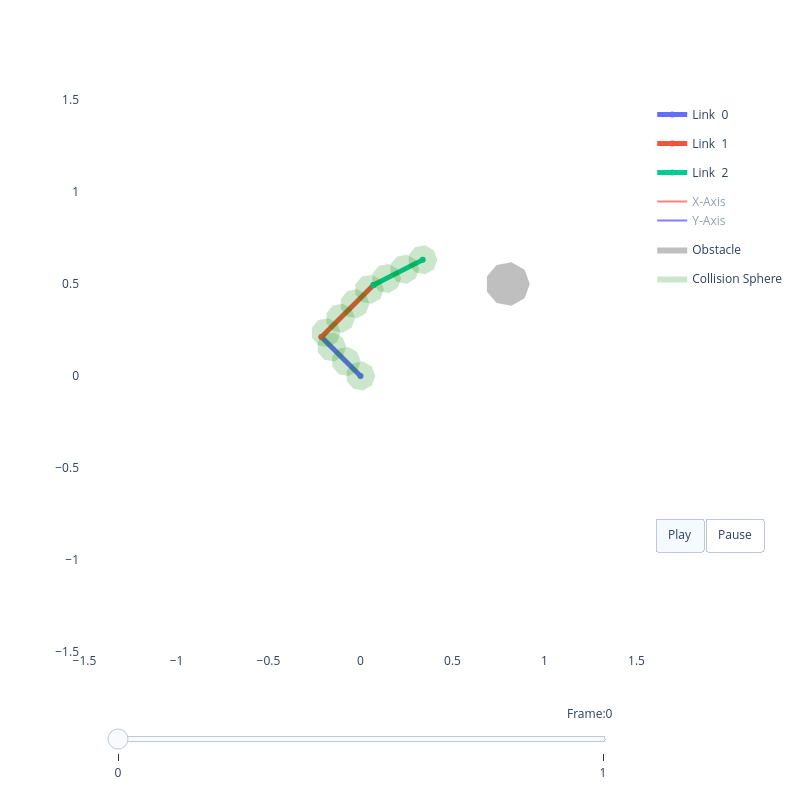

Notebook code for this chart:
### Code cell
# ---- Cell 10: Testing loss functions & simple GD ----

device = torch.device("cuda" if torch.cuda.is_available() else "cpu")

# ----------------------------
# 1) Environment / robot
# ----------------------------
q_min = torch.tensor([-np.pi, -np.pi, -np.pi], device=device)
q_max = torch.tensor([ np.pi,  np.pi,  np.pi], device=device)

# ----------------------------
# 2) BAD initial pose (in obstacle)
# ----------------------------
q = torch.tensor([0.75*np.pi, -0.5*np.pi, -0.1*np.pi], device=device)
# viz = RobotViewer(q, robot, obstacles=obstacles)
# viz.plot()
q = q.clone().detach().requires_grad_(True)


# ----------------------------
# 3) Optimizer
# ----------------------------
opt = torch.optim.SGD([q], lr=0.005)

# ----------------------------
# 4) storage
# ----------------------------
trajectory = [q.detach().cpu().numpy().copy()]

# ----------------------------
# 5) iterative improvement
# ----------------------------
it = 0
losss = 1000
while losss > 0.01 and it < 100:

    opt.zero_grad()

    q_step = q.unsqueeze(0)

    # ---- collision cost ----
    spheres = get_world_spheres_torch(q_step, robot)
    pts = spheres.view(-1, 2)

    dist = query_sdf_differentiable(
        sdf_tensor,
        pts
    )

    loss = compute_collision_cost(dist, eps=0.1, weight=20.0)
    loss = loss + compute_joint_limits_cost(q_step, q_min, q_max)
    losss = loss.item()

    loss.backward()
    opt.step()

    # optional clamp
    with torch.no_grad():
        q[:] = torch.clamp(q, -np.pi, np.pi)

    # store snapshot (IMPORTANT)
    trajectory.append(q.detach().cpu().numpy().copy())
    it += 1

    if it % 10 == 0:
        print(f"iter {it} | loss {loss.item():.4f} | q: {q.detach().cpu().numpy()}")

q_traj = np.stack(trajectory)  # [100, dof]
print(q_traj.shape)
viz = RobotViewer(q_traj, robot, obstacles=obstacles)
viz.plot()

### Figure 1 — Plotly figure (JSON) as saved in the notebook; plotly's stock layout.template omitted (floating-point values rounded to 4 significant figures)
{"data": [{"line": {"width": 5}, "mode": "lines+markers", "name": "Link  0", "type": "scatter", "x": [0, -0.2121], "y": [0, 0.2121]}, {"line": {"width": 5}, "mode": "lines+markers", "name": "Link  1", "type": "scatter", "x": [-0.2121, 0.07071], "y": [0.2121, 0.495]}, {"line": {"width": 5}, "mode": "lines+markers", "name": "Link  2", "type": "scatter", "x": [0.07071, 0.338], "y": [0.495, 0.6312]}, {"legendgroup": "frame", "line": {"color": "red"}, "mode": "lines", "name": "X-Axis", "showlegend": true, "type": "scatter", "visible": "legendonly", "x": [0, -0.07071], "y": [0, 0.07071]}, {"legendgroup": "frame", "line": {"color": "blue"}, "mode": "lines", "name": "Y-Axis", "showlegend": true, "type": "scatter", "visible": "legendonly", "x": [0, -0.07071], "y": [0, -0.07071]}, {"legendgroup": "frame", "line": {"color": "red"}, "mode": "lines", "name": "X-Axis", "showlegend": false, "type": "scatter", "visible": "legendonly", "x": [-0.2121, -0.1414], "y": [0.2121, 0.2828]}, {"legendgroup": "frame", "line": {"color": "blue"}, "mode": "lines", "name": "Y-Axis", "showlegend": false, "type": "scatter", "visible": "legendonly", "x": [-0.2121, -0.2828], "y": [0.2121, 0.2828]}, {"legendgroup": "frame", "line": {"color": "red"}, "mode": "lines", "name": "X-Axis", "showlegend": false, "type": "scatter", "visible": "legendonly", "x": [0.07071, 0.1598], "y": [0.495, 0.5404]}, {"legendgroup": "frame", "line": {"color": "blue"}, "mode": "lines", "name": "Y-Axis", "showlegend": false, "type": "scatter", "visible": "legendonly", "x": [0.07071, 0.02531], "y": [0.495, 0.5841]}, {"legendgroup": "frame", "line": {"color": "red"}, "mode": "lines", "name": "X-Axis", "showlegend": false, "type": "scatter", "visible": "legendonly", "x": [0.338, 0.4271], "y": [0.6312, 0.6766]}, {"legendgroup": "frame", "line": {"color": "blue"}, "mode": "lines", "name": "Y-Axis", "showlegend": false, "type": "scatter", "visible": "legendonly", "x": [0.338, 0.2926], "y": [0.6312, 0.7203]}, {"fill": "toself", "fillcolor": "gray", "legendgroup": "obstacle", "line": {"width": 0}, "mode": "lines", "name": "Obstacle", "opacity": 0.5, "type": "scatter", "x": [0.92, 0.8919, 0.8208, 0.74, 0.6872, 0.6872, 0.74, 0.8208, 0.8919, 0.92], "y": [0.5, 0.5771, 0.6182, 0.6039, 0.541, 0.459, 0.3961, 0.3818, 0.4229, 0.5]}, {"fill": "toself", "fillcolor": "green", "legendgroup": "sphere", "line": {"width": 0}, "mode": "lines", "name": "Collision Sphere", "opacity": 0.2, "showlegend": true, "type": "scatter", "x": [0.08, 0.06128, 0.01389, -0.04, -0.07518, -0.07518, -0.04, 0.01389, 0.06128, 0.08], "y": [0.0, 0.05142, 0.07878, 0.06928, 0.02736, -0.02736, -0.06928, -0.07878, -0.05142, -1.959e-17]}, {"fill": "toself", "fillcolor": "green", "legendgroup": "sphere", "line": {"width": 0}, "mode": "lines", "name": "Collision Sphere", "opacity": 0.2, "showlegend": false, "type": "scatter", "x": [0.001433, -0.01728, -0.06468, -0.1186, -0.1537, -0.1537, -0.1186, -0.06468, -0.01728, 0.001433], "y": [0.07857, 0.13, 0.1574, 0.1478, 0.1059, 0.05121, 0.009285, -0.0002172, 0.02714, 0.07857]}, {"fill": "toself", "fillcolor": "green", "legendgroup": "sphere", "line": {"width": 0}, "mode": "lines", "name": "Collision Sphere", "opacity": 0.2, "showlegend": false, "type": "scatter", "x": [-0.07713, -0.09585, -0.1432, -0.1971, -0.2323, -0.2323, -0.1971, -0.1432, -0.09585, -0.07713], "y": [0.1571, 0.2086, 0.2359, 0.2264, 0.1845, 0.1298, 0.08785, 0.07835, 0.1057, 0.1571]}, {"fill": "toself", "fillcolor": "green", "legendgroup": "sphere", "line": {"width": 0}, "mode": "lines", "name": "Collision Sphere", "opacity": 0.2, "showlegend": false, "type": "scatter", "x": [-0.1086, -0.1273, -0.1747, -0.2286, -0.2637, -0.2637, -0.2286, -0.1747, -0.1273, -0.1086], "y": [0.2357, 0.2871, 0.3145, 0.305, 0.2631, 0.2083, 0.1664, 0.1569, 0.1843, 0.2357]}, {"fill": "toself", "fillcolor": "green", "legendgroup": "sphere", "line": {"width": 0}, "mode": "lines", "name": "Collision Sphere", "opacity": 0.2, "showlegend": false, "type": "scatter", "x": [-0.02999, -0.04871, -0.0961, -0.15, -0.1852, -0.1852, -0.15, -0.0961, -0.04871, -0.02999], "y": [0.3143, 0.3657, 0.3931, 0.3836, 0.3416, 0.2869, 0.245, 0.2355, 0.2628, 0.3143]}, {"fill": "toself", "fillcolor": "green", "legendgroup": "sphere", "line": {"width": 0}, "mode": "lines", "name": "Collision Sphere", "opacity": 0.2, "showlegend": false, "type": "scatter", "x": [0.04857, 0.02986, -0.01754, -0.07143, -0.1066, -0.1066, -0.07143, -0.01754, 0.02986, 0.04857], "y": [0.3928, 0.4443, 0.4716, 0.4621, 0.4202, 0.3655, 0.3236, 0.3141, 0.3414, 0.3928]}, {"fill": "toself", "fillcolor": "green", "legendgroup": "sphere", "line": {"width": 0}, "mode": "lines", "name": "Collision Sphere", "opacity": 0.2, "showlegend": false, "type": "scatter", "x": [0.1271, 0.1084, 0.06103, 0.00714, -0.02803, -0.02803, 0.00714, 0.06103, 0.1084, 0.1271], "y": [0.4714, 0.5228, 0.5502, 0.5407, 0.4988, 0.444, 0.4021, 0.3926, 0.42, 0.4714]}, {"fill": "toself", "fillcolor": "green", "legendgroup": "sphere", "line": {"width": 0}, "mode": "lines", "name": "Collision Sphere", "opacity": 0.2, "showlegend": false, "type": "scatter", "x": [0.22, 0.2013, 0.1539, 0.1, 0.06484, 0.06484, 0.1, 0.1539, 0.2013, 0.22], "y": [0.5303, 0.5817, 0.6091, 0.5996, 0.5576, 0.5029, 0.461, 0.4515, 0.4789, 0.5303]}, {"fill": "toself", "fillcolor": "green", "legendgroup": "sphere", "line": {"width": 0}, "mode": "lines", "name": "Collision Sphere", "opacity": 0.2, "showlegend": false, "type": "scatter", "x": [0.319, 0.3003, 0.2529, 0.199, 0.1638, 0.1638, 0.199, 0.2529, 0.3003, 0.319], "y": [0.5807, 0.6322, 0.6595, 0.65, 0.6081, 0.5534, 0.5114, 0.5019, 0.5293, 0.5807]}, {"fill": "toself", "fillcolor": "green", "legendgroup": "sphere", "line": {"width": 0}, "mode": "lines", "name": "Collision Sphere", "opacity": 0.2, "showlegend": false, "type": "scatter", "x": [0.418, 0.3993, 0.3519, 0.298, 0.2628, 0.2628, 0.298, 0.3519, 0.3993, 0.418], "y": [0.6312, 0.6826, 0.71, 0.7005, 0.6585, 0.6038, 0.5619, 0.5524, 0.5797, 0.6312]}], "layout": {"height": 800, "paper_bgcolor": "white", "plot_bgcolor": "white", "showlegend": true, "sliders": [{"currentvalue": {"prefix": "Frame:", "visible": true, "xanchor": "right"}, "len": 0.9, "pad": {"b": 10, "t": 50}, "steps": [{"args": [["0"], {"frame": {"duration": 100, "redraw": true}, "mode": "immediate", "transition": {"duration": 0}}], "label": "0", "method": "animate"}, {"args": [["1"], {"frame": {"duration": 100, "redraw": true}, "mode": "immediate", "transition": {"duration": 0}}], "label": "1", "method": "animate"}], "transition": {"duration": 0}, "x": 0.5, "xanchor": "center", "y": 0, "yanchor": "top"}], "updatemenus": [{"buttons": [{"args": [null, {"frame": {"duration": 100, "redraw": false}, "fromcurrent": true}], "label": "Play", "method": "animate"}, {"args": [[null], {"frame": {"duration": 0, "redraw": true}, "mode": "immediate", "transition": {"duration": 0}}], "label": "Pause", "method": "animate"}], "direction": "left", "pad": {"r": 10, "t": 87}, "showactive": true, "type": "buttons", "x": 1.025, "xanchor": "left", "y": 0.4, "yanchor": "top"}], "width": 800, "xaxis": {"range": [-1.5, 1.5], "scaleanchor": "y", "scaleratio": 1, "showgrid": false, "zeroline": false}, "yaxis": {"range": [-1.5, 1.5], "scaleanchor": "x", "scaleratio": 1, "showgrid": false, "zeroline": false}}}
